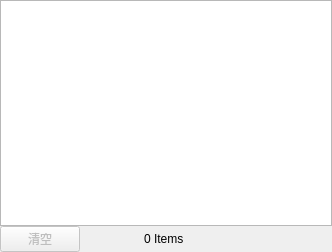
<?xml version="1.0" encoding="UTF-8"?>
<ui version="4.0">
 <class>DownloadDialog</class>
 <widget class="QDialog" name="DownloadDialog">
  <property name="geometry">
   <rect>
    <x>0</x>
    <y>0</y>
    <width>332</width>
    <height>252</height>
   </rect>
  </property>
  <property name="windowTitle">
   <string>Downloads</string>
  </property>
  <layout class="QGridLayout" name="gridLayout">
   <property name="leftMargin">
    <number>0</number>
   </property>
   <property name="topMargin">
    <number>0</number>
   </property>
   <property name="rightMargin">
    <number>0</number>
   </property>
   <property name="bottomMargin">
    <number>0</number>
   </property>
   <property name="spacing">
    <number>0</number>
   </property>
   <item row="0" column="0" colspan="3">
    <widget class="EditTableView" name="downloadsView"/>
   </item>
   <item row="1" column="0">
    <layout class="QHBoxLayout" name="horizontalLayout">
     <item>
      <widget class="QPushButton" name="cleanupButton">
       <property name="enabled">
        <bool>false</bool>
       </property>
       <property name="text">
        <string>清空</string>
       </property>
      </widget>
     </item>
     <item>
      <spacer>
       <property name="orientation">
        <enum>Qt::Horizontal</enum>
       </property>
       <property name="sizeHint" stdset="0">
        <size>
         <width>58</width>
         <height>24</height>
        </size>
       </property>
      </spacer>
     </item>
    </layout>
   </item>
   <item row="1" column="1">
    <widget class="QLabel" name="itemCount">
     <property name="text">
      <string>0 Items</string>
     </property>
    </widget>
   </item>
   <item row="1" column="2">
    <spacer name="horizontalSpacer">
     <property name="orientation">
      <enum>Qt::Horizontal</enum>
     </property>
     <property name="sizeHint" stdset="0">
      <size>
       <width>148</width>
       <height>20</height>
      </size>
     </property>
    </spacer>
   </item>
  </layout>
 </widget>
 <customwidgets>
  <customwidget>
   <class>EditTableView</class>
   <extends>QTableView</extends>
   <header>edittableview.h</header>
  </customwidget>
 </customwidgets>
 <resources/>
 <connections/>
</ui>
